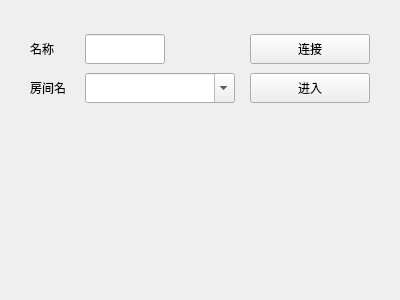
<?xml version="1.0" encoding="UTF-8"?>
<ui version="4.0">
 <class>Widget</class>
 <widget class="QWidget" name="Widget">
  <property name="geometry">
   <rect>
    <x>0</x>
    <y>0</y>
    <width>400</width>
    <height>300</height>
   </rect>
  </property>
  <property name="windowTitle">
   <string>Widget</string>
  </property>
  <widget class="QWidget" name="layoutWidget">
   <property name="geometry">
    <rect>
     <x>10</x>
     <y>20</y>
     <width>381</width>
     <height>98</height>
    </rect>
   </property>
   <layout class="QGridLayout" name="gridLayout" columnstretch="1,0,0">
    <item row="1" column="0">
     <widget class="QLabel" name="label_3">
      <property name="text">
       <string>房间名</string>
      </property>
     </widget>
    </item>
    <item row="0" column="1">
     <widget class="QLineEdit" name="nameEdit">
      <property name="minimumSize">
       <size>
        <width>80</width>
        <height>30</height>
       </size>
      </property>
      <property name="maximumSize">
       <size>
        <width>80</width>
        <height>30</height>
       </size>
      </property>
     </widget>
    </item>
    <item row="0" column="0">
     <widget class="QLabel" name="label">
      <property name="minimumSize">
       <size>
        <width>40</width>
        <height>25</height>
       </size>
      </property>
      <property name="maximumSize">
       <size>
        <width>40</width>
        <height>25</height>
       </size>
      </property>
      <property name="text">
       <string>名称</string>
      </property>
     </widget>
    </item>
    <item row="0" column="2">
     <widget class="QPushButton" name="conBtn">
      <property name="minimumSize">
       <size>
        <width>120</width>
        <height>30</height>
       </size>
      </property>
      <property name="maximumSize">
       <size>
        <width>120</width>
        <height>30</height>
       </size>
      </property>
      <property name="text">
       <string>连接</string>
      </property>
      <property name="checkable">
       <bool>true</bool>
      </property>
     </widget>
    </item>
    <item row="1" column="2">
     <widget class="QPushButton" name="roomBtn">
      <property name="minimumSize">
       <size>
        <width>120</width>
        <height>30</height>
       </size>
      </property>
      <property name="maximumSize">
       <size>
        <width>120</width>
        <height>30</height>
       </size>
      </property>
      <property name="text">
       <string>进入</string>
      </property>
      <property name="checkable">
       <bool>true</bool>
      </property>
     </widget>
    </item>
    <item row="1" column="1">
     <widget class="QComboBox" name="roomComboBox">
      <property name="minimumSize">
       <size>
        <width>150</width>
        <height>30</height>
       </size>
      </property>
      <property name="maximumSize">
       <size>
        <width>150</width>
        <height>30</height>
       </size>
      </property>
      <property name="editable">
       <bool>true</bool>
      </property>
     </widget>
    </item>
   </layout>
  </widget>
 </widget>
 <layoutdefault spacing="6" margin="11"/>
 <resources/>
 <connections/>
</ui>
